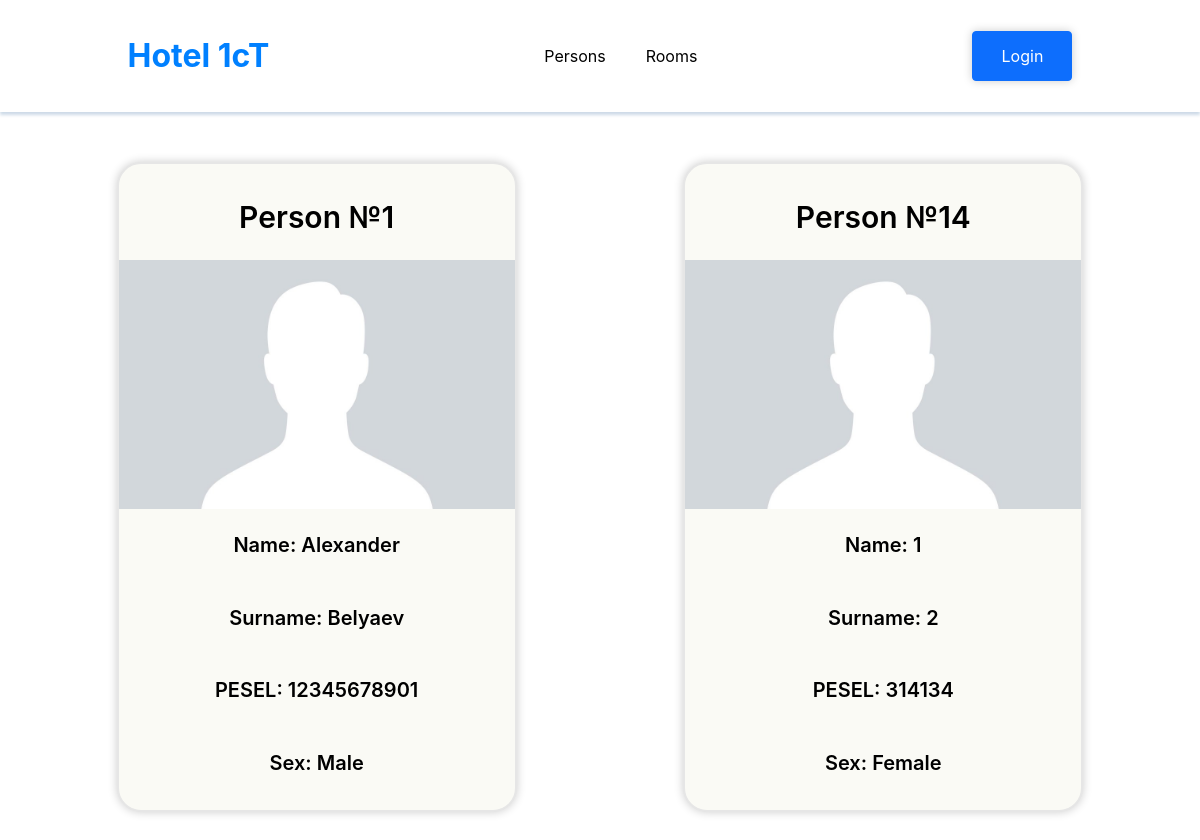
The app's page /person/ with its own data.
### hotel/models.py (models this page shows, shortened)
class Person(models.Model):
    name = models.CharField(max_length=255, blank=True)
    surname = models.CharField(max_length=255, blank=True)
    pesel = models.PositiveIntegerField(unique=True)
    MALE = 'Male'
    FEMALE = 'Female'
    N = 'Not selected'
    GENDER_CHOICES = [(MALE, 'Male'), (FEMALE, 'Female'), (N, "I don't want to answer")]
    sex = models.CharField(
        max_length=12,
        choices=GENDER_CHOICES,
        default=N,
    )

### hotel/views.py (the view)
# urls.py: path("person/", PersonListView.as_view(), name="person_list"),
class PersonListView(ListView):
    template_name = 'hotel/person_view.html'
    queryset = Person.objects.all
    context_object_name = "persons"

### hotel/templates/hotel/person_view.html (shortened to what this page needs)
{% extends 'hotel/base.html' %}
{% load static %}
{% block body %}
        <section style="justify-content: space-evenly; align-items: center; display: flex; flex-direction:row; flex-wrap:wrap;">
            {% if persons %}
                {% for person in persons %}
                        <div style="margin: 50px; width: 400px; height: 650px; position: relative; background: #FAFAF5; border-radius: 24px; overflow: hidden; border: 2px #E6E6E6 solid; display: flex; justify-content: center; align-items: center; flex-direction: column; box-shadow: 0 0 10px 0 rgba(0, 0, 0, 0.2);">
                            <div style="display: flex; justify-content: center; align-items: center; margin: 20px auto">
                                <div style="color: black; font-size: 30px; font-weight: 600; line-height: 39px; word-wrap: break-word"><a href="{% url 'hotel:person_detail' pk=person.pk %}">Person №{{ person.pk }}</a></div>
                            </div>
                            <img src="{% static 'images/person.jpg' %}" width=100%>
                            <div style="margin: 20px; color: black; font-size: 20px; font-weight: 600; line-height: 32.50px; word-wrap: break-word">Name: {{ person.name }}</div>
                            <div style="margin: 20px; color: black; font-size: 20px; font-weight: 600; line-height: 32.50px; word-wrap: break-word">Surname: {{ person.surname }}</div>
                            <div style="margin: 20px; color: black; font-size: 20px; font-weight: 600; line-height: 32.50px; word-wrap: break-word">PESEL: {{ person.pesel }}</div>
                            <div style="margin: 20px; color: black; font-size: 20px; font-weight: 600; line-height: 32.50px; word-wrap: break-word">Sex: {{ person.sex }}</div>
                        </div>
                {% endfor %}
            {% else %}
                <h3>No persons yet</h3>
            {% endif %}
        </section>
{% endblock %}

### records on screen
Person: pk "1", name "Alexander", surname "Belyaev", pesel "12345678901", sex "Male"
Person: pk "14", name "1", surname "2", pesel "314134", sex "Female"
